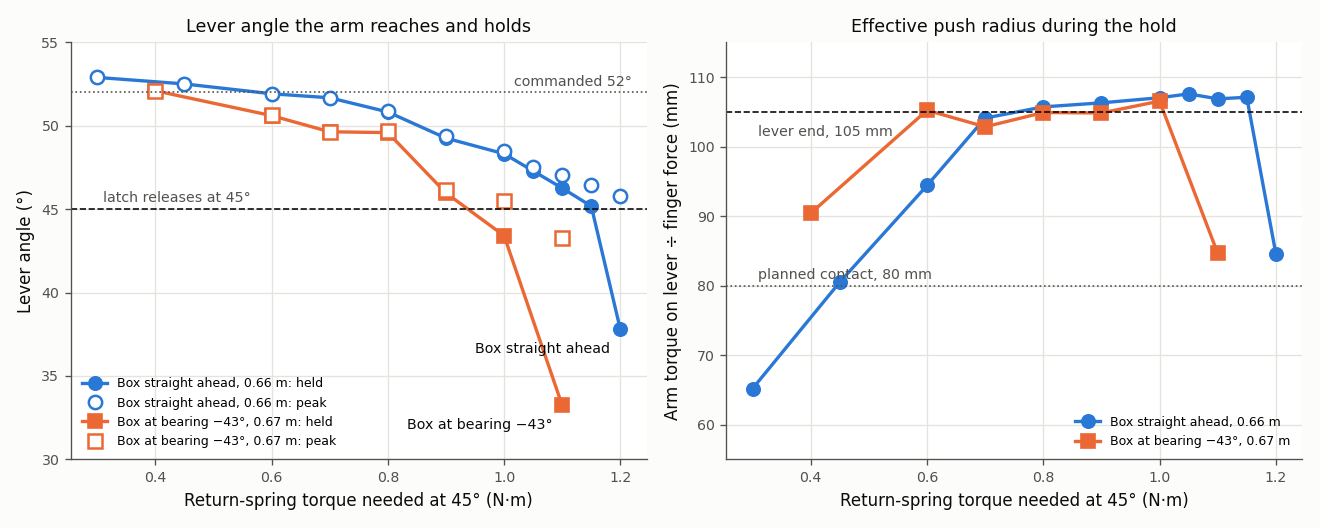

Python code for this plot:
"""Figure for the combiner lever torque sweep (Week 1 log, 2026-09-19): how far the arm turns the lever against
springs of increasing torque, and where on the lever it ends up pushing.

    python results/week_01/figures/combiner_torque_sweep.py

Reads the recorded runs' run.json (results/week_01/runs/), so it needs nothing from logs/.
"""
import json
from pathlib import Path

import matplotlib

matplotlib.use("Agg")
import matplotlib.pyplot as plt

RUNS = Path(__file__).resolve().parents[1] / "runs"
PLACEMENTS = {
    "Box straight ahead, 0.66 m": (["20260919T015634_664610Z_combiner_seed42",
                                    "20260919T020150_725196Z_combiner_seed42"], "#2a78d6", "o"),
    "Box at bearing −43°, 0.67 m": (["20260919T020325_562869Z_combiner_seed42"], "#eb6834", "s"),
}
INK, MUTED, GRID = "#0b0b0b", "#52514e", "#e4e3df"
PLANNED_RADIUS_MM, LEVER_LENGTH_MM = 80, 105


def attempts(run_ids):
    rows = []
    for run_id in run_ids:
        rows += json.loads((RUNS / run_id / "run.json").read_text())["episodes"]
    return sorted(rows, key=lambda e: e["handle_torque_nm"])


def main():
    fig, (angle_ax, radius_ax) = plt.subplots(1, 2, figsize=(11, 4.4))
    for label, (run_ids, colour, marker) in PLACEMENTS.items():
        rows = attempts(run_ids)
        torque = [e["handle_torque_nm"] for e in rows]
        held = [e["hold"]["handle_deg"] for e in rows]
        peak = [e["peak_handle_deg"] for e in rows]
        angle_ax.plot(torque, held, color=colour, lw=2, marker=marker, ms=8, label=f"{label}: held")
        angle_ax.plot(torque, peak, color=colour, lw=0, marker=marker, ms=8, mfc="white", mew=1.5,
                      label=f"{label}: peak")
        angle_ax.annotate(label.split(",")[0], (torque[-1], held[-1]), textcoords="offset points",
                          xytext=(-6, -14), ha="right", fontsize=8.5, color=INK)
        radius = [1000 * e["hold"]["arm_torque_on_lever_nm"] / e["hold"]["finger_force_n"] for e in rows]
        radius_ax.plot(torque, radius, color=colour, lw=2, marker=marker, ms=8, label=label)
    angle_ax.axhline(45, color=INK, lw=1, ls="--")
    angle_ax.text(0.31, 45.4, "latch releases at 45°", fontsize=8.5, color=MUTED)
    angle_ax.axhline(52, color=MUTED, lw=1, ls=":")
    angle_ax.text(1.22, 52.4, "commanded 52°", fontsize=8.5, color=MUTED, ha="right")
    angle_ax.set_xlabel("Return-spring torque needed at 45° (N·m)")
    angle_ax.set_ylabel("Lever angle (°)")
    angle_ax.set_title("Lever angle the arm reaches and holds", fontsize=10.5, color=INK)
    angle_ax.set_ylim(30, 55)
    angle_ax.legend(fontsize=7.5, loc="lower left", frameon=False)
    radius_ax.axhline(PLANNED_RADIUS_MM, color=MUTED, lw=1, ls=":")
    radius_ax.text(0.31, PLANNED_RADIUS_MM + 1, "planned contact, 80 mm", fontsize=8.5, color=MUTED)
    radius_ax.axhline(LEVER_LENGTH_MM, color=INK, lw=1, ls="--")
    radius_ax.text(0.31, LEVER_LENGTH_MM - 3.5, "lever end, 105 mm", fontsize=8.5, color=MUTED)
    radius_ax.set_xlabel("Return-spring torque needed at 45° (N·m)")
    radius_ax.set_ylabel("Arm torque on lever ÷ finger force (mm)")
    radius_ax.set_title("Effective push radius during the hold", fontsize=10.5, color=INK)
    radius_ax.set_ylim(55, 115)
    radius_ax.legend(fontsize=7.5, loc="lower right", frameon=False)
    for ax in (angle_ax, radius_ax):
        ax.grid(color=GRID, lw=0.8)
        ax.set_axisbelow(True)
        for side in ("top", "right"):
            ax.spines[side].set_visible(False)
        for side in ("left", "bottom"):
            ax.spines[side].set_color(MUTED)
        ax.tick_params(colors=MUTED, labelsize=8.5)
        ax.xaxis.label.set_color(INK)
        ax.yaxis.label.set_color(INK)
    fig.tight_layout()
    out = Path(__file__).with_suffix(".png")
    fig.savefig(out, dpi=120, facecolor="#fcfcfb")
    print(out)


if __name__ == "__main__":
    main()
